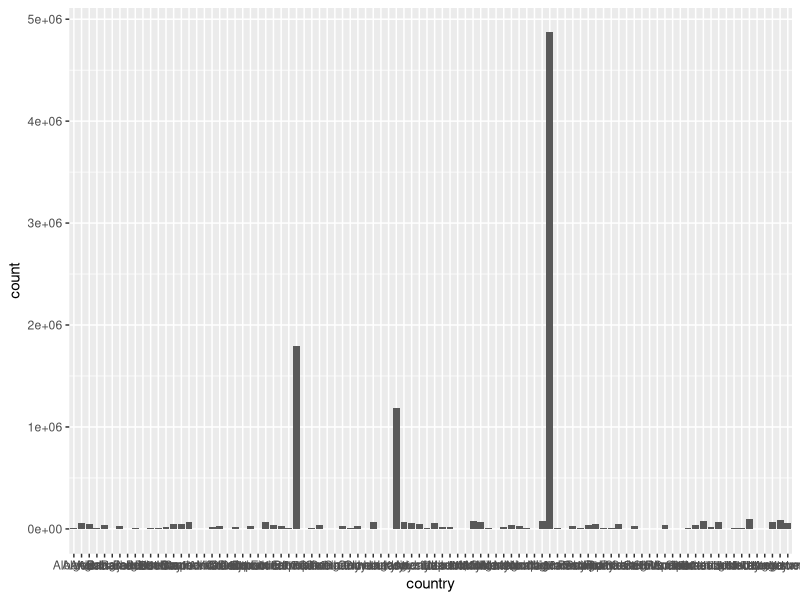

Write the R code that produced this figure.
#Wrangle the following data sets into "tidy" tibbles
#Source: https://www.gapminder.org/data/

library(plyr)
library(tidyverse)
library(tidyr)
library(ggplot2)


#First csv file -> children_out_of_school_primary_female.csv
#Description: Children out of school are the number of primary-school-age 
#             children not enrolled in primary or secondary school

#Read in csv file
COSPF_raw <- as_tibble(read.csv("children_out_of_school_primary_female.csv"))

#Stack the year columns and remove the "X" prefix
COSPF_1 <- COSPF_raw %>% 
  tidyr::pivot_longer(
    cols = starts_with("X"), 
    names_to = "year", 
    values_to = "count", 
    names_prefix = "X")

#change k and M formatting to show the values in thousands and millions
COSPF_1$count <- str_replace(COSPF_1$count, "k", "00")
COSPF_1$count <- str_replace(COSPF_1$count, "M", "0000")

#remove any decimals left over from the k and M notation
COSPF_1$count <- as.numeric(str_replace_all(COSPF_1$count, "[^0-9]+", ""))

#Remove all CountryxYear combinations with missing counts
COSPF_2 <- subset.data.frame(COSPF_1, count != "NA") 

#Identify the year that has the most countries with reported data
counts <- count(COSPF_2, year) #count of countries by year
counts$max <- max(counts$n) 
maxobs_year <- subset.data.frame(counts, max == n)

#subset down the overall dataset to the year with the most country data
COSPF_3 <- right_join(COSPF_2,maxobs_year, by = "year")

ggplot(data=COSPF_3, aes(country,count)) + 
  geom_bar(stat="identity")

#Second csv file -> children_per_woman_total_fertility.csv
#Description: total fertility rate. The number of children that would be born 
#             to each woman with prevailing age-specific fertility rates